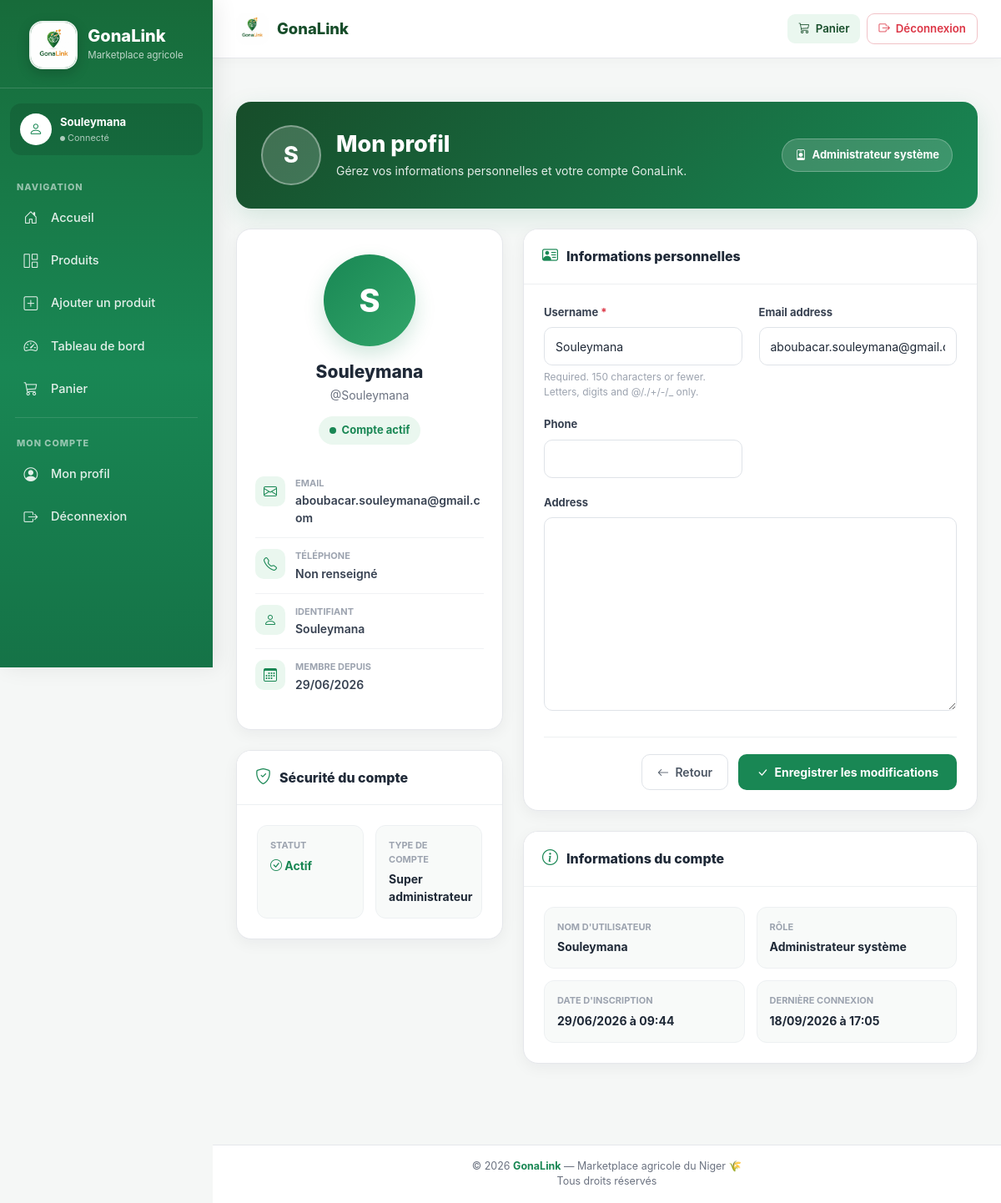
The app's page /accounts/profile/ (signed in), older data.
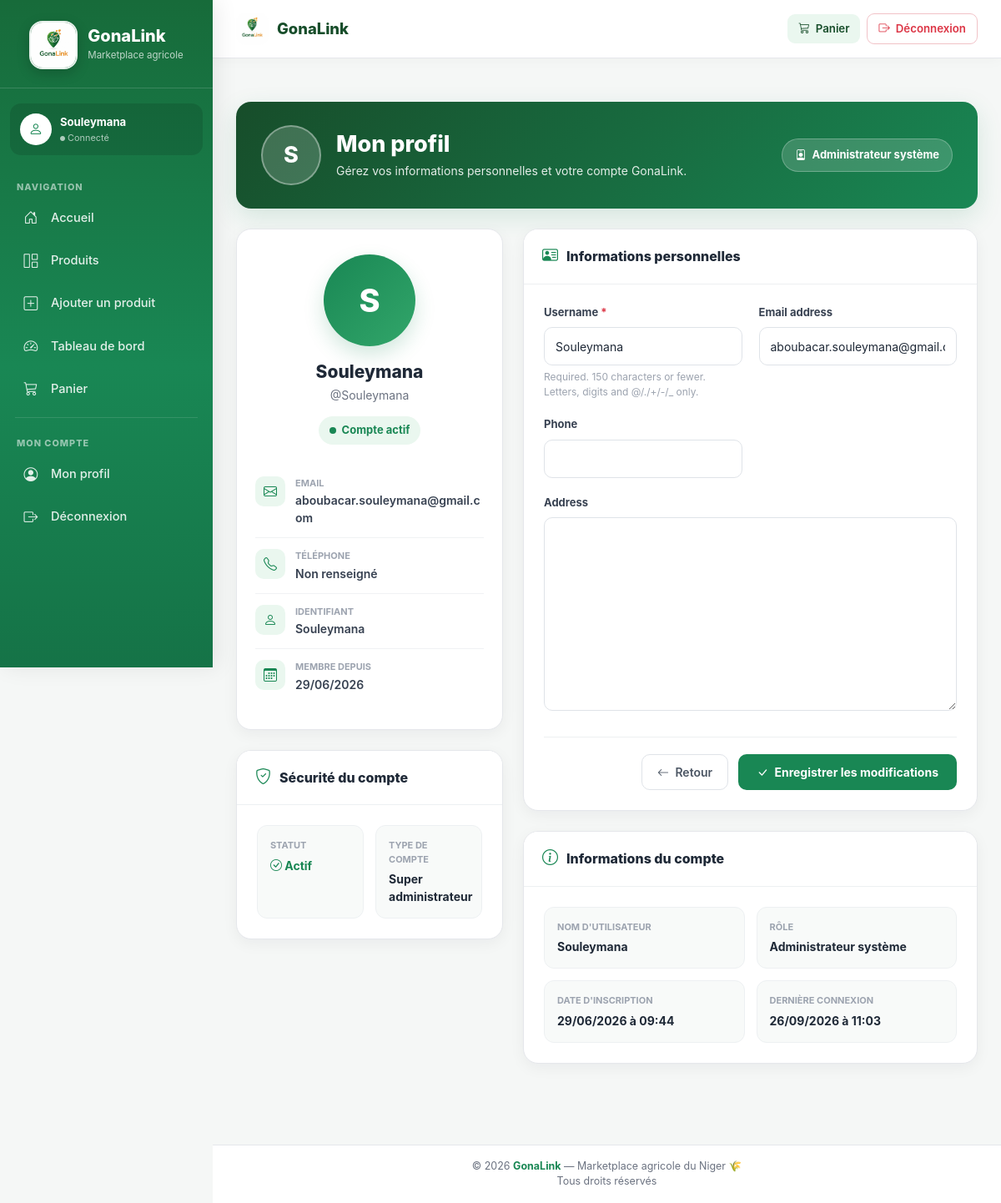
The same page, newer data.
### accounts/models.py (models this page shows, shortened)
class User(AbstractUser):
    ROLE_CHOICES = (
        ('VENDEUR', 'Vendeur'),
        ('ADMIN', 'Admin'),
    )
    role = models.CharField(max_length=20,choices=ROLE_CHOICES,default="VENDEUR")
    phone = models.CharField(max_length=20,blank=True)
    address = models.TextField(blank=True)

### accounts/views.py (the view)
# urls.py: path("profile/",profile,name="profile"),
@login_required
def profile(request):
    if request.method == "POST":
        form = ProfileForm(request.POST, instance=request.user)
        if form.is_valid():
            form.save()
            return redirect("profile")
    else:
        form = ProfileForm(instance=request.user)
    return render(
        request,
        "accounts/profile.html",
        {"form": form}
    )

### accounts/forms.py
class ProfileForm(forms.ModelForm):
    class Meta:
        model = User
        fields = [
            'username',
            'email',
            'phone',
            'address'
        ]

### templates/accounts/profile.html (shortened to what the changed rows need)
{% extends "base.html" %}
{% load static %}
{% block content %}
<div class="profile-page">
    <div class="profile-header">
        <div class="profile-header-content">
            <div class="profile-header-left">
                <div class="profile-header-avatar">
                    {% if request.user.first_name %}
                        {{ request.user.first_name|first|upper }}
                    {% elif request.user.username %}
                        {{ request.user.username|first|upper }}
                    {% else %}
                        U
                    {% endif %}
                </div>
                <div>
                    <h2>Mon profil</h2>
                    <p>
                    </p>
                </div>
            </div>
        </div>
    </div>
    <div class="profile-grid">
        <div>
            <div class="profile-card">
                <div class="profile-summary">
                    <div class="profile-avatar-large">
                        {% if request.user.first_name %}
                            {{ request.user.first_name|first|upper }}
                        {% elif request.user.username %}
                            {{ request.user.username|first|upper }}
                        {% else %}
                            U
                        {% endif %}
                    </div>
                    <h3>
                        {% if request.user.get_full_name %}
                            {{ request.user.get_full_name }}
                        {% else %}
                            {{ request.user.username }}
                        {% endif %}
                    </h3>
                    <div class="profile-username">
                        @{{ request.user.username }}
                    </div>
                    <span class="status-active">
                        <span class="status-dot"></span>
                        Compte actif
                    </span>
                    <div class="profile-contact">
                        <div class="contact-item">
                            <div>
                                <div class="contact-label">
                                    Email
                                </div>
                                <div class="contact-value">
                                    {% if request.user.email %}
                                        {{ request.user.email }}
                                    {% else %}
                                        Non renseigné
                                    {% endif %}
                                </div>
                            </div>
                        </div>
                        <div class="contact-item">
                        </div>
                        <div class="contact-item">
                            <div>
                                <div class="contact-label">
                                    Identifiant
                                </div>
                                <div class="contact-value">
                                    {{ request.user.username }}
                                </div>
                            </div>
                        </div>
                        <div class="contact-item">
                            <div>
                                <div class="contact-label">
                                    Membre depuis
                                </div>
                                <div class="contact-value">
                                    {{ request.user.date_joined|date:"d/m/Y" }}
                                </div>
                            </div>
                        </div>
                    </div>
                </div>
            </div>
        </div>
        <div>
            <div class="profile-card">
                <div class="card-body-custom">
                    <form method="post" novalidate>
                        <div class="form-grid">
                            {% for field in form %}
                                <div class="form-group-custom
                                    {% if field.name == 'address' or field.name == 'adresse' or field.name == 'description' %}
                                        full-width
                                    {% endif %}
                                ">
                                    <label
                                        for="{{ field.id_for_label }}"
                                        class="form-label-custom"
                                    >
                                        {{ field.label }}
                                        {% if field.field.required %}
                                            <span class="text-danger">*</span>
                                        {% endif %}
                                    </label>
                                    {{ field }}
                                    {% if field.help_text %}
                                        <div class="help-text">
                                            {{ field.help_text }}
                                        </div>
                                    {% endif %}
                                </div>
                            {% endfor %}
                        </div>
                    </form>
                </div>
            </div>
            <div class="profile-card">
                <div class="card-body-custom">
                    <div class="account-info">
                        <div class="account-item">
                            <div class="account-item-label">
                                Nom d'utilisateur
                            </div>
                            <div class="account-item-value">
                                {{ request.user.username }}
                            </div>
                        </div>
                        <div class="account-item">
                            <div class="account-item-label">
                                Date d'inscription
                            </div>
                            <div class="account-item-value">
                                {{ request.user.date_joined|date:"d/m/Y à H:i" }}
                            </div>
                        </div>
                        <div class="account-item">
                            <div class="account-item-label">
                                Dernière connexion
                            </div>
                            <div class="account-item-value">
                                {% if request.user.last_login %}
                                    {{ request.user.last_login|date:"d/m/Y à H:i" }}
                                {% else %}
                                    Première connexion
                                {% endif %}
                            </div>
                        </div>
                    </div>
                </div>
            </div>
        </div>
    </div>
</div>
{% endblock %}

### templates/base.html (shortened to what this page needs)
{% load static %}
<!DOCTYPE html>
<html lang="fr">
<head>
    <link
        href="https://cdn.jsdelivr.net/npm/bootstrap@5.3.0/dist/css/bootstrap.min.css"
        rel="stylesheet">
    <link
        href="https://cdn.jsdelivr.net/npm/bootstrap-icons/font/bootstrap-icons.css"
        rel="stylesheet">
</head>
<body class="{% if user.is_authenticated %}authenticated{% endif %}">
{% if user.is_authenticated %}
<aside class="sidebar" id="sidebar">
    <div class="logo-container">
        <div class="logo-wrapper">
            <img
                src="{% static 'images/logo.jpeg' %}"
                class="logo"
                alt="Logo GonaLink">
            <div class="logo-text">
                <div class="logo-title">
                    GonaLink
                </div>
                <div class="logo-subtitle">
                    Marketplace agricole
                </div>
            </div>
        </div>
    </div>
    <div class="sidebar-user">
        <div class="user-avatar">
            <i class="bi bi-person"></i>
        </div>
        <div class="user-info">
            <div class="user-name">
                {{ user.username }}
            </div>
            <div class="user-status">
                <i class="bi bi-circle-fill"
                   style="font-size:6px;"></i>
                Connecté
            </div>
        </div>
    </div>
    <div class="sidebar-section">
        Navigation
    </div>
    <div class="sidebar-menu">
        <a
            href="{% url 'home' %}"
            class="menu-link">
            <i class="bi bi-house-door"></i>
            <span>Accueil</span>
        </a>
        <a
            href="{% url 'product_list' %}"
            class="menu-link">
            <i class="bi bi-grid-1x2"></i>
            <span>Produits</span>
        </a>
        <a
            href="{% url 'product_create' %}"
            class="menu-link">
            <i class="bi bi-plus-square"></i>
            <span>Ajouter un produit</span>
        </a>
        <a
            href="{% url 'dashboard' %}"
            class="menu-link">
            <i class="bi bi-speedometer2"></i>
            <span>Tableau de bord</span>
        </a>
        <a
            href="{% url 'cart' %}"
            class="menu-link">
            <i class="bi bi-cart3"></i>
            <span>Panier</span>
        </a>
    </div>
    <div class="sidebar-divider"></div>
    <div class="sidebar-section">
        Mon compte
    </div>
    <div class="sidebar-menu">
        <a
            href="{% url 'profile' %}"
            class="menu-link">
            <i class="bi bi-person-circle"></i>
            <span>Mon profil</span>
        </a>
        <a
            href="{% url 'logout' %}"
            class="menu-link">
            <i class="bi bi-box-arrow-right"></i>
            <span>Déconnexion</span>
        </a>
    </div>
</aside>
{% endif %}
<div class="main-wrapper">
    <nav class="top-navbar">
        <a
            class="navbar-brand-custom"
            href="{% url 'home' %}">
            <img
                src="{% static 'images/logo.jpeg' %}"
                alt="Logo GonaLink">
            <span>
                GonaLink
            </span>
        </a>
        {% if user.is_authenticated %}
            <a
                href="{% url 'cart' %}"
                class="nav-action nav-cart me-2">
                <i class="bi bi-cart3"></i>
                <span>
                    Panier
                </span>
            </a>
            <a
                href="{% url 'logout' %}"
                class="nav-action nav-logout">
                <i class="bi bi-box-arrow-right"></i>
                <span>
                    Déconnexion
                </span>
            </a>
        {% endif %}
    </nav>
    <main class="content">
        {% block content %}
        {% endblock %}
    </main>
    <footer class="footer">
        © 2026
        <strong>GonaLink</strong>
        — Marketplace agricole du Niger 🌾
        <br>
        <span>
            Tous droits réservés
        </span>
    </footer>
</div>
</body>
</html>

Row changes from the older to the newer data that the page shows:
changed User "Souleymana": user.last_login "18/09/2026 à 17:05" → "26/09/2026 à 11:03"
